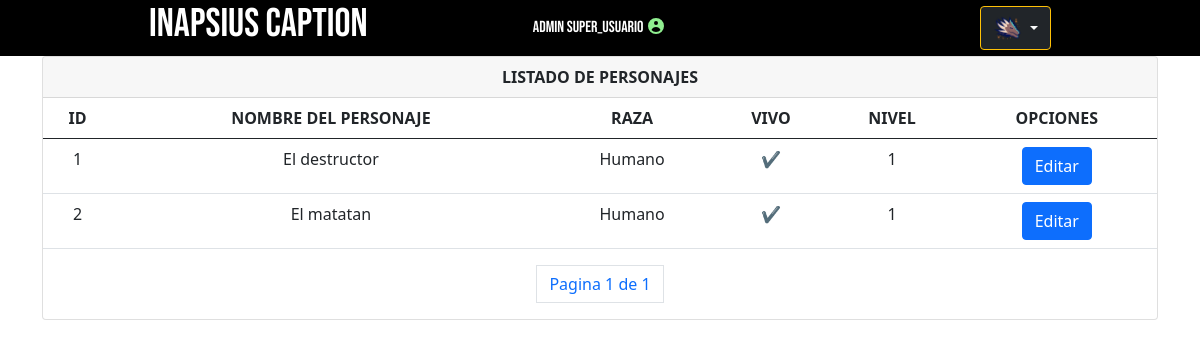
/personajes/listar_personajes/ (signed in), run on the app's committed database.
### apps/usuario/models.py (models this page shows, shortened)
class Usuario(AbstractBaseUser,PermissionsMixin):
    class Types(models.TextChoices):
        GAMEMASTER = 'GAMEMASTER','Gamemaster'
        JUGADOR = 'JUGADOR', 'Jugador'
    type = models.CharField(_('Rol'), choices=Types.choices, default=Types.JUGADOR , max_length=30)
    username = models.CharField('Nombre usuario', max_length=30, unique=True)
    email = models.EmailField('Correo electronico', max_length=250, unique= True)
    nombre = models.CharField('Nombre', max_length=30)
    apellido = models.CharField('Apellido', max_length=30)
    is_active = models.BooleanField(default= True)
    is_staff = models.BooleanField('Es miembro del staff',default= False)
    objects = UsuarioManager()
    USERNAME_FIELD = 'username'
    REQUIRED_FIELDS = ['email','nombre','apellido']

### apps/personaje/models.py (models this page shows, shortened)
class Personaje(models.Model):
    id = models.AutoField(primary_key=True)
    usuario = models.ForeignKey(Usuario, on_delete=models.PROTECT, default=None)
    raza = models.ForeignKey(Raza, on_delete= models.CASCADE)
    estado_combate = models.ForeignKey(Estado, on_delete=models.CASCADE, null=True, blank=True, default=None)
    estado = models.BooleanField('Vivo ',default=True,blank=False,null=False)
    nivel = models.PositiveIntegerField(default=1)
    nombrePersonaje = models.CharField('Nombre del personaje', max_length=30,null=False,blank=False, unique=True)
    capcaidad_invetario = (
        (1,1),
        (2,4),
        (3,8),
        (4,10)
    )
    capcaidad_habilidades = (
        (1,2),
        (2,4),
        (3,8)
    )
    capcaidad_poderes = (
        (1,1),
        (2,4),
        (3,6),
    )
    capacidad = models.PositiveIntegerField('Capacidad de inventario', choices=capcaidad_invetario, null=False, blank=False)
    habilidades = models.PositiveIntegerField('Capacidad de habilidades',choices=capcaidad_habilidades,null=False,blank=False)
    poderes = models.PositiveIntegerField('Capacidad de poderes',choices=capcaidad_poderes,null=False,blank=False)
    class Meta:
        verbose_name = "Personaje"
        verbose_name_plural = "Personajes"
        ordering = ['usuario']

### apps/raza/models.py (models this page shows)
class Raza(models.Model):
    id = models.AutoField(primary_key=True)
    nombre = models.CharField('Nombre de la raza',max_length=50, blank=False, null= False)
    descripcion = models.TextField('Detalle de la raza',max_length=200, blank=False, null= False)
    imagen = models.ImageField('Imagen de la raza', upload_to='raza/', height_field=None, width_field=None,null=True,blank=True, max_length=200 )
    estado = models.BooleanField('Raza activa',default= False)
    dañoFisico = models.IntegerField('Daño fisico base', default=10)
    dañoMagico = models.IntegerField('Daño magico base', default=10)
    resistFisica = models.IntegerField('Armadura fisica', default=10)
    resistMagica = models.IntegerField('Armadura magica', default=10)
    class Meta:
        verbose_name = 'raza'
        verbose_name_plural = 'Razas'
        ordering = ['nombre']
    def __str__(self):
        return f'{self.nombre}'

### apps/personaje/views.py (the view)
# urls.py: path('listar_personajes/',PersonajeListView.as_view(), name='listar_personaje'),
class PersonajeListView(ListView):
    model = Personaje
    template_name = "personajes/opciones/listar_personajes.html"
    paginate_by = 7
    def get_queryset(self):
        if self.request.user.is_staff:
            for e in self.model.objects.all():
                if e.capacidad == 1:
                    print("SOLO CAPACIDAD 1")
                elif e.capacidad == 2:
                    print("SOLO CAPACIDAD 2")
            return self.model.objects.all()
        else:
            return self.model.objects.filter(usuario= self.request.user)

### templates/personajes/opciones/listar_personajes.html
{% extends 'home.html' %}
{% block contenido %}
<div  class="container" >
    {% if object_list %}
    <div class="card">
        <div class="card-header text-center">
            <strong class="card-title text-uppercase">Listado de personajes </strong>
        </div>
        <div class=" table-stats order-table ov-h">
            <table class="table table-responsive">
                <thead>
                    <tr class="text-center">
                        <th>ID</th>
                        <th>NOMBRE DEL PERSONAJE</th>
                        <th>RAZA</th>
                        <th>VIVO</th>
                        <th>NIVEL</th>
                        {% if request.user.is_staff %}
                        <th>OPCIONES</th>
                        {% endif %}
                    </tr>
                </thead>
                <tbody>
                    {% for personaje in object_list %}
                        <tr class="text-center">
                            <td> {{ personaje.id }} </td>
                            <td> {{ personaje.nombrePersonaje }} </td>
                            <td> {{ personaje.raza }} </td>
                            {% if personaje.estado == True %}
                            <td> &#10004;</td>
                            {% else %}
                            <td>&#x2718;</td>
                            {% endif %}
                            <td> {{ personaje.nivel }} </td>
                            {% if request.user.is_staff %}
                            <td>
                                <a href="{% url 'personajes:editar_personaje' personaje.id %}" class="btn btn-primary">Editar</a>
                            </td>
                            {% endif %}
                        </tr>
                    {% endfor %}
                </tbody>
            </table>
            {% block paginacion %}
                {% include 'components/paginacion.html' %}
            {% endblock paginacion %}
        </div>
    </div>
{% else %}
<h1><strong><b>No existen personajes registrados</b></strong></h1>
{% endif %}
</div>
{% endblock contenido %}

### templates/components/header.html (shortened to what this page needs)
{% load static %}
{% block header %}
<div class="header ">
  <div class="header-sup">
    <h1><a style="text-decoration: none; color:white;" href="{% url 'index' %}">Inapsius Caption</a></h1>
  </div>
  {% if user.last_login %}
  {% if user.is_superuser%}
  <p class="m-3 text-center" > ADMIN {{user.username}} <svg xmlns="http://www.w3.org/2000/svg" width="20" viewBox="0 0 20 20" fill="lightgreen">
          <path fill-rule="evenodd" d="M18 10a8 8 0 11-16 0 8 8 0 0116 0zm-6-3a2 2 0 11-4 0 2 2 0 014 0zm-2 4a5 5 0 00-4.546 2.916A5.986 5.986 0 0010 16a5.986 5.986 0 004.546-2.084A5 5 0 0010 11z" clip-rule="evenodd" />
  </svg></p>
  {% endif %}
  {% endif %}
    <div class="btn-group">
        <button type="button" class="btn btn-warning dropdown-toggle bg-dark text-light" data-bs-toggle="dropdown" aria-expanded="false">
          <img src="{% static 'img/icon.png' %}" width="30">
        </button>
      </div>
</div>
{% endblock  %}

### rolgame/static/css/style.css (style rules this page uses)
* { margin: 0; padding: 0; box-sizing: border-box; }
.header { width: 100%; display: flex; justify-content: space-evenly; background: #000000; text-align: center; align-items: center; font-family: 'Bebas Neue', cursive; color: white; }

### data on the page
Usuario: username "super_usuario"
Personaje: id "1", nombrePersonaje "El destructor", raza "Humano", nivel "1"
Personaje: id "2", nombrePersonaje "El matatan", raza "Humano", nivel "1"

### other printed values
{{ page_obj.number }} "1"
{{ page_obj.paginator.num_pages }} "1"
